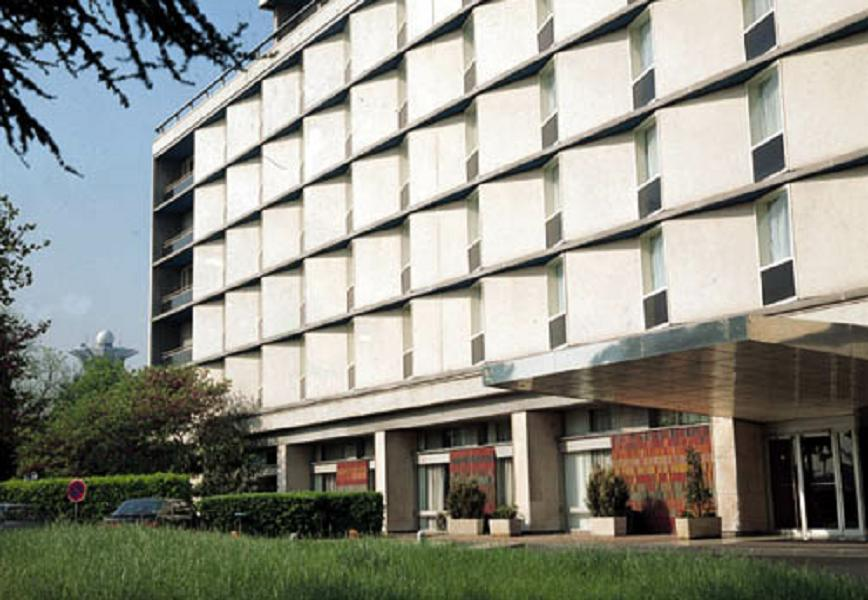
#> input picture study/hough_images.jpg, 868 x 600 px, given in place of the camera
$ python videoCamshift.py
#> lines starting #> are read from the running program, lines starting #| are printed output that depends on the picture; after the words box and inside, x2 and y2 are one past the last pixel; in counts of white or black regions, pixels touching at a corner belong together
#-*- coding:utf-8 -*-
"""
# Continuously Adaptive Mean Shift Algorith(CAMShift)
    . Meanshift를 사용하면서 탐색 윈도우의 크기를 스스로 조정
    .
"""
import numpy as np
import cv2

cap = cv2.VideoCapture(0)

ret, frame = cap.read()
#> frame is the input picture: shape (600, 868, 3); mean B, G, R 133.7, 143.6, 142.9

r,h,c,w = 250, 90, 400, 125
track_window = (c, r, w, h)

roi = frame[r:r+h, c:c+w]
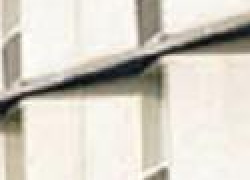
#> roi: shape (90, 125, 3) (shown 2 times larger); mean B, G, R 197.8, 208, 213.1
hsv_roi = cv2.cvtColor(frame, cv2.COLOR_BGR2HSV)
#> hsv_roi: shape (600, 868, 3); mean H, S, V 40.4, 55.8, 150.8
mask = cv2.inRange(hsv_roi,np.array((0., 60., 32.)), np.array((180.,255.,255,)))
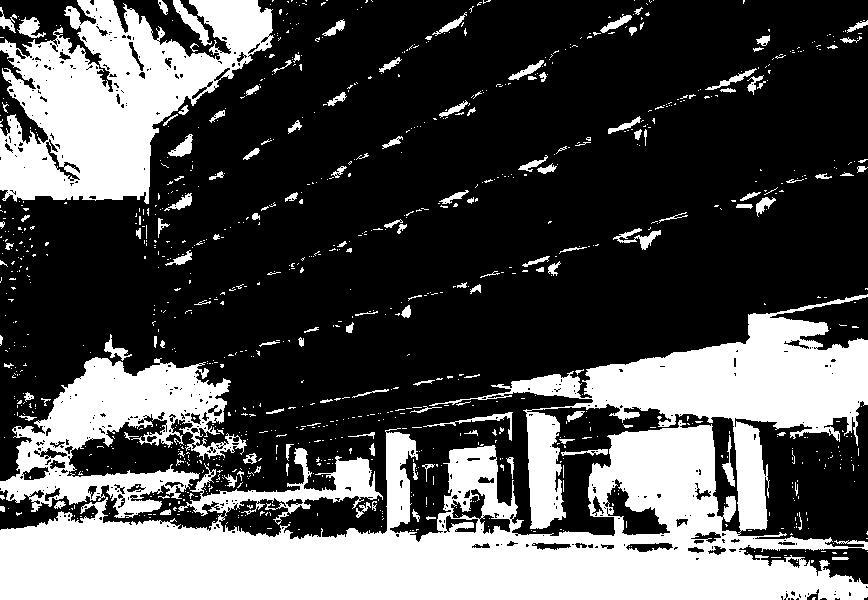
#> mask: shape (600, 868); 32% white; 1031 white regions (889 under 20 px), largest, box (x1, y1, x2, y2) and area: (0, 294, 868, 600) 105905, (0, 0, 274, 204) 30307, (0, 357, 247, 518) 17108
roi_hist = cv2.calcHist([hsv_roi],[0], mask, [180],[0,180])
#> roi_hist = 180 values, max 13575 at index 43, min 0 at index 59, mean 925.2
cv2.normalize(roi_hist, roi_hist, 0, 255, cv2.NORM_MINMAX)

term_crit = (cv2.TERM_CRITERIA_EPS | cv2.TERM_CRITERIA_COUNT, 10, 1)


while(1):
    ret, frame = cap.read()

    if ret == True:
        hsv = cv2.cvtColor(frame, cv2.COLOR_BGR2HSV)
        dst = cv2.calcBackProject([hsv],[0],roi_hist,[0,180],1)
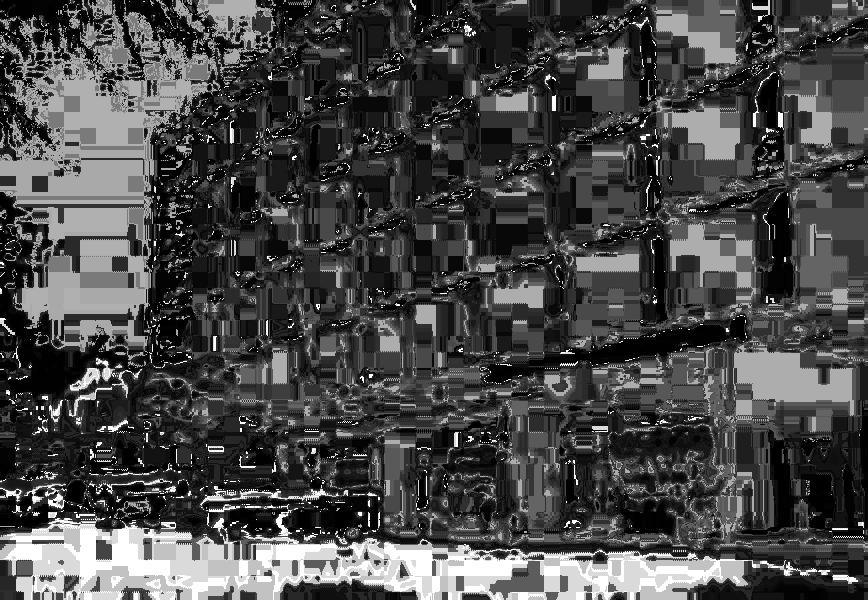
#> dst: shape (600, 868); min 0, max 255, mean 72.6

        ret, track_window = cv2.CamShift(dst, track_window, term_crit)
#> ret = ((499.5, 292), (116.6, 161.7), 84.45); track_window = (418, 233, 163, 118)

        pts = cv2.boxPoints(ret)
#> pts = [[413.4, 241.8], [574.3, 226.1], [585.6, 342.2], [424.7, 357.9]]
        pts = np.int0(pts)
#> pts = [[413, 241], [574, 226], [585, 342], [424, 357]]
        img2 = cv2.polylines(frame,[pts],True, 255, 2)
        # 이미지 반전,  0:상하, 1 : 좌우
        dst = cv2.flip(img2, 1)
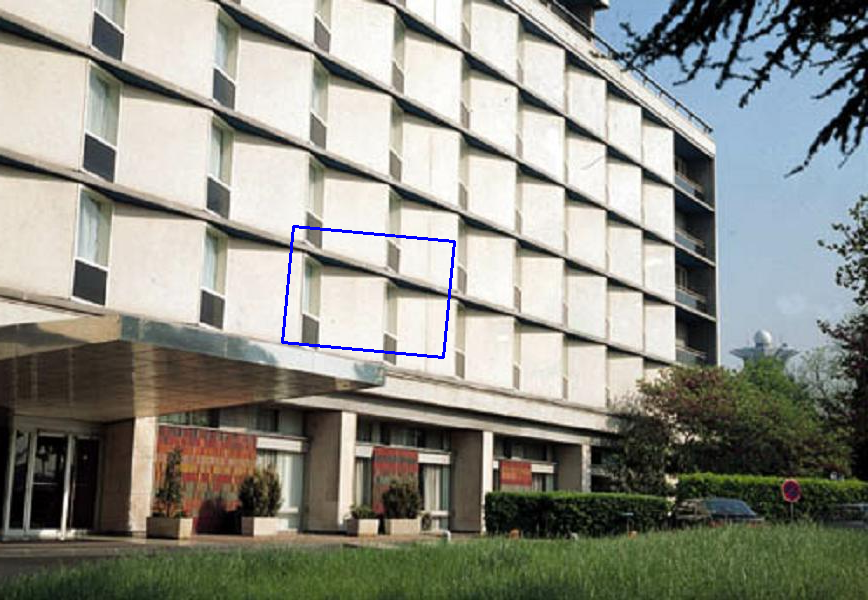
#> dst: shape (600, 868, 3); mean B, G, R 133.8, 142.9, 142.2
#> (the run stopped early here; a loop or call above may not have finished)
